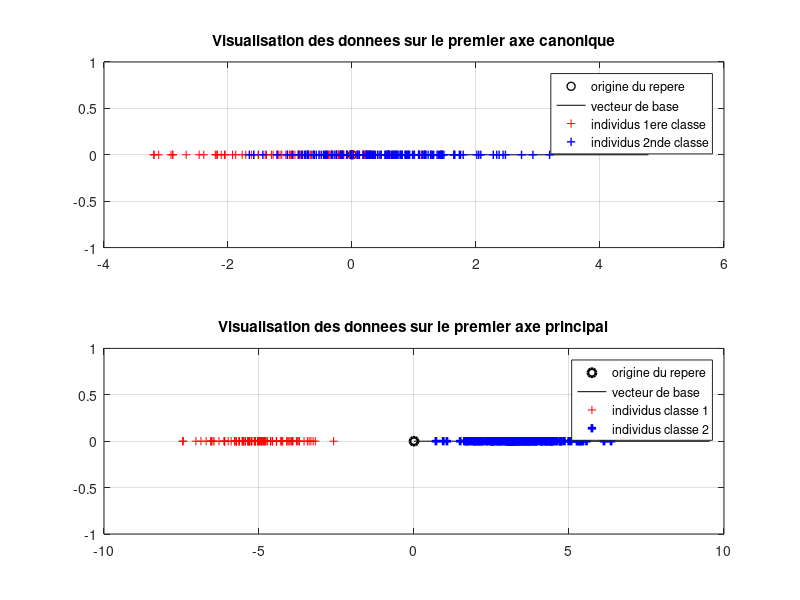
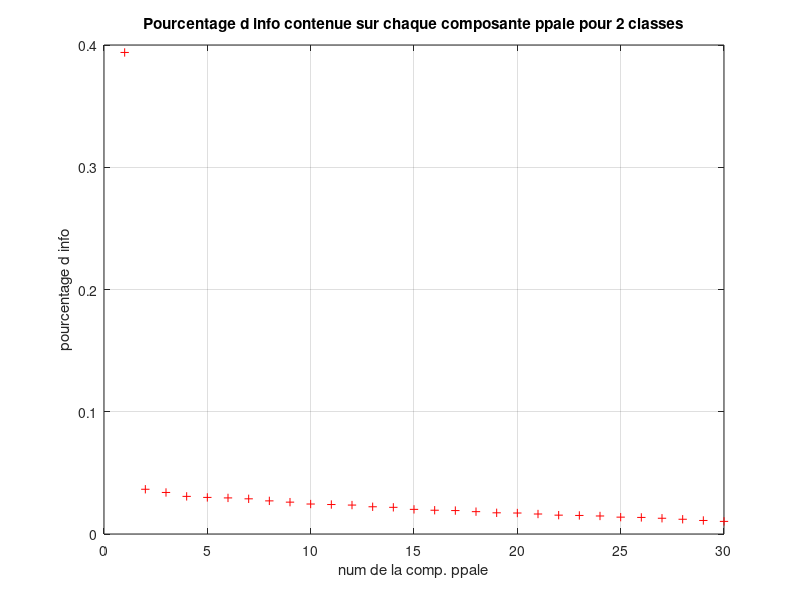
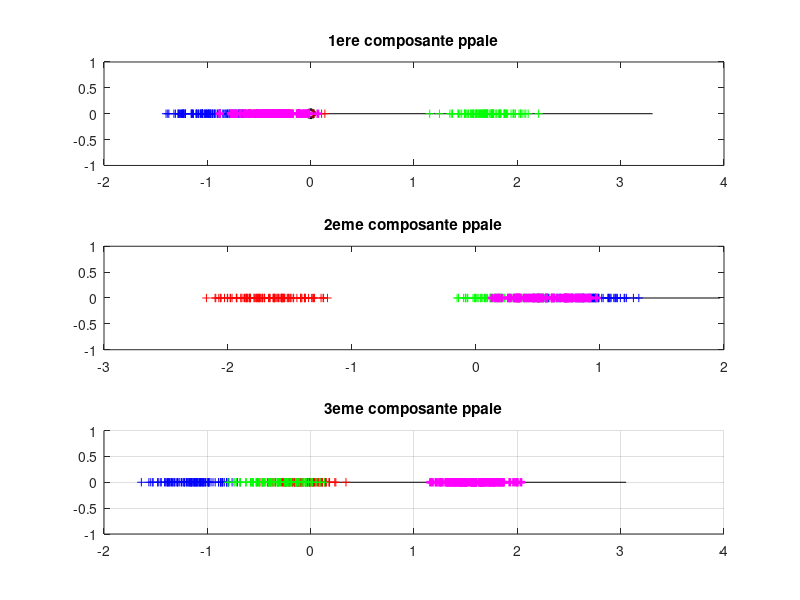
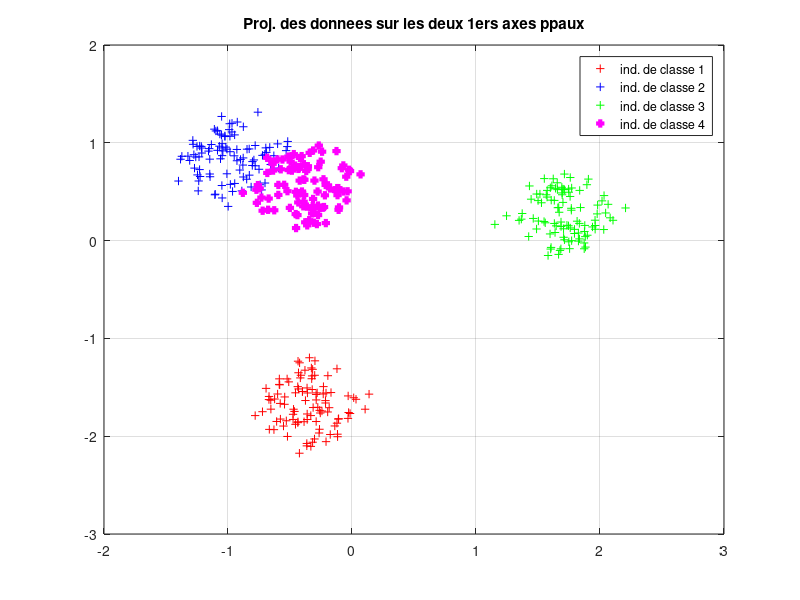

Source code (MATLAB) for these figures, in order:
clear variables;close all;clc;

%% Utilisation de l'ACP pour detecter deux classes

% Creation d'un echantillon contenant deux classes que nous allons
% retrouver via l'ACP
nb_indiv1 = 100;nb_indiv2 = 150;nb_indiv = nb_indiv1+nb_indiv2; 
nb_param = 30;
% Creation de la premiere classe autour de l'element moyen -.5*(1 .... 1)
X1 = randn(nb_indiv1,nb_param);X1 = X1 - 0.5*ones(nb_indiv1,1)*ones(1,nb_param);  
% Creation de la premiere classe autour de l'element moyen + (1 .... 1)
X2 = randn(nb_indiv2,nb_param);X2 = X2 + 1*ones(nb_indiv2,1)*ones(1,nb_param); 
% Creation du tableau des donnees (concatenation des deux classes) 
X = [X1;X2]; 


%%%%%%%%%%%%%%%%%%%%%%%%%%%%%%%%%%%%%%%%%%%%%%%%%%%%%%%%%%%%%%%%%%%%%%%%%%%
% CALCULER LA MATRICE DE VARIANCE/COVARIANCE DU TABLEAU DES DONNEES X, ET
% LES AXES PRINCIPAUX. REORDONNER CES AXES PAR ORDRE DECROISSANT DU
% CONTRASTE QU'ILS FOURNISSENT.
% CALCULER LA MATRICE C DE L'ECHANTILLON DANS CE NOUVEAU REPERE.
%%%%%%%%%%%%%%%%%%%%%%%%%%%%%%%%%%%%%%%%%%%%%%%%%%%%%%%%%%%%%%%%%%%%%%%%%%%
n= nb_indiv;
X_Moyenne = mean(X);
X_Centree = X - X_Moyenne;
sigma = (1/n) * (transpose(X_Centree)*X_Centree);
[W,D] = eig(sigma);
pourcentages = (1/trace(D))*diag(D);

%Reordonner les axes principaux.
[pourcentages_tries, I]= sort(pourcentages,'descend');
W = W(:,I);
C = X_Centree*W;


%%%%%%%%%%%%%%%%%%%%%%%%%%%%%%%%%%%%%%%%%%%%%%%%%%%%%%%%%%%%%%%%%%%%%%%%%%%
% AFFICHER LA PROJECTION DES INDIVIDUS DE XC SUR LE PREMIER AXE DU REPERE 
% CANONIQUE. LES INDIVIDUS DES DEUX CLASSES DOIVENT ETRE REPRESENTES PAR 
% DEUX COULEURS DIFFERENTES.
% AFFICHER LA PROJECTION DE CES MEMES INDIVIDUS SUR LE PREMIER AXE 
% PRINCIPAL (AVEC A NOUVEAU UNE COULEUR PAR CLASSE).
% COMMENTER.
%%%%%%%%%%%%%%%%%%%%%%%%%%%%%%%%%%%%%%%%%%%%%%%%%%%%%%%%%%%%%%%%%%%%%%%%%%%
figure(1), 
subplot(2,1,1)
plot(0,0,'ko','linewidth',1);hold on;
plot([0 1.5*max(X_Centree(:,1))],[0 0],'k-');hold on;
plot(X_Centree(1:100,1),zeros(1,nb_indiv1),'r+',X_Centree(101:250,1),...
         zeros(1,nb_indiv2),'b+','linewidth',1);grid on
legend('origine du repere','vecteur de base','individus 1ere classe',...
        'individus 2nde classe');
% Affichage des donnees sur la premiere composante canonique :
% les individus de la premiere classe sont en rouge (p. ex), ceux de la 
% seconde classe sont en bleu
title('Visualisation des donnees sur le premier axe canonique')

% Affichage des donnees sur la premiere composante principale : (meme
% code couleur)
subplot(2,1,2)

plot(0,0,'ko','linewidth',2);hold on;
plot([0 1.5*max(C(:,1))],[0 0],'k-');hold on;
plot(C(1:100,1),zeros(1,nb_indiv1),'r+',C(101:250,1),...
    zeros(1,nb_indiv2),'b+','linewidth',2);grid on
legend('origine du repere','vecteur de base','individus classe 1','individus classe 2');
title('Visualisation des donnees sur le premier axe principal');


%%%%%%%%%%%%%%%%%%%%%%%%%%%%%%%%%%%%%%%%%%%%%%%%%%%%%%%%%%%%%%%%%%%%%%%%%%%
% AFFICHER UNE FIGURE MONTRANT LE POURCENTAGE D'INFORMATION APPORTEE PAR
% CHAQUE COMPOSANTE PRINCIPALE. 
% EN ABSCISSE DOIT SE TROUVER LE NUMERO DE LA COMPOSANTE OBSERVEE, EN 
% ORDONNEE ON MONTRERA LE POURCENTAGE D'INFO QUE CONTIENT CETTE COMPOSANTE.
% NB : ETANT DONNEE QU'ON A REORDONNE LES AXES PRINCIPAUX DANS L'ORDRE
% DECROISSANT DE L'INFORMATION APPORTEE, LA COURBE DOIT ETRE DECROISSANTE
%%%%%%%%%%%%%%%%%%%%%%%%%%%%%%%%%%%%%%%%%%%%%%%%%%%%%%%%%%%%%%%%%%%%%%%%%%%
figure(2), 
plot(1:nb_param,pourcentages_tries,'r+'); grid on;
title('Pourcentage d info contenue sur chaque composante ppale pour 2 classes')
xlabel('num de la comp. ppale')
ylabel('pourcentage d info')

%% Utilisation de l'ACP pour detecter plusieurs classes

% Dans le fichier 'jeu_de_donnees.mat' se trouvent 4 tableaux des donnees 
% d'individus vivant dans le meme espace. Chacun de ces tableaux 
% represente une classe. On concatene ces tableaux en un unique tableau X, 
% et on va chercher combien de composantes principales il faut prendre en 
% compte afin de detecter toutes les classes
load('quatre_classes.mat')
n1 = size(X1,1);
n2 = size(X2,1);
n3 = size(X3,1);
n4 = size(X4,1);
n = n1+n2+n3+n4;
X = [X1;X2;X3;X4];
nb_param = size(X,2);


%%%%%%%%%%%%%%%%%%%%%%%%%%%%%%%%%%%%%%%%%%%%%%%%%%%%%%%%%%%%%%%%%%%%%%%%%%%
% CALCULER LA MATRICE DE VARIANCE/COVARIANCE DU TABLEAU DES DONNEES X ET
% LES AXES PRINCIPAUX. REORDONNER CES AXES PAR ORDRE DECROISSANT DU
% CONTRASTE QU'ILS FOURNISSENT.
% CALCULER LA MATRICE C DE L'ECHANTILLON DANS CE NOUVEAU REPERE.
%%%%%%%%%%%%%%%%%%%%%%%%%%%%%%%%%%%%%%%%%%%%%%%%%%%%%%%%%%%%%%%%%%%%%%%%%%%
X_Moyenne= mean(X);
X_Centree = X - X_Moyenne;
sigma = (1/n) * (transpose(X_Centree)*X_Centree);
[W,D] = eig(sigma);
pourcentages = (1/trace(D))*diag(D);
[pourcentages_tries, I]= sort(pourcentages,'descend');
%Reordonner les axes principaux.
W = W(:,I);
C = X_Centree*W;


%%%%%%%%%%%%%%%%%%%%%%%%%%%%%%%%%%%%%%%%%%%%%%%%%%%%%%%%%%%%%%%%%%%%%%%%%%%
% AFFICHER LA PROJECTION DE XC SUR :
% - LE PREMIER AXE PRINCIPAL
% - LE DEUXIEME AXE PRINCIPAL
% - LE TROISIEME AXE PRINCIPAL
% EN UTILISANT UNE COULEUR PAR CLASSE.
%
% QUESTION 5 RAPPORT :
% COMBIEN DE CLASSES EST-ON CAPABLE DE DETECTER AVEC LA PREMIERE 
% COMPOSANTE, LA DEUXIEME, LA TROISIEME, PUIS LES TROIS ENSEMBLES ?
% NB : VOTRE FIGURE DOIT CORRESPONDRE A LA FIGURE 2(b) DE L'ENONCE.
%
%%%%%%%%%%%%%%%%%%%%%%%%%%%%%%%%%%%%%%%%%%%%%%%%%%%%%%%%%%%%%%%%%%%%%%%%%%%
figure(3)

subplot(3,1,1)
plot(0,0,'ko','linewidth',2);hold on;
plot([0 1.5*max(C(:,1))],[0 0],'k-');hold on;
plot(C(1:n1,1),zeros(1,n1),'r+',C(n1+1:n1+n2,1),zeros(1,n2),'b+',...
   C(n1+n2+1:n3+n2+n1,1),zeros(1,n3),'g+',C(n1+n2+n3+1:n1+n2+n3+n4,1),...
   zeros(1,n4),'m+','linewidth',2)

title('1ere composante ppale')

subplot(3,1,2)
plot([0 1.5*max(C(:,2))],[0 0],'k-');hold on,
plot(C(1:n1,2),zeros(1,n1),'r+',C(n1+1:n1+n2,2),zeros(1,n2),'b+',...
    C(n1+n2+1:n3+n2+n1,2),zeros(1,n3),'g+',C(n1+n2+n3+1:n1+n2+n3+n4,2),...
    zeros(1,n4),'m+','linewidth',2)

title('2eme composante ppale')

subplot(3,1,3)
hold on,plot([0 1.5*max(C(:,3))],[0 0],'k-');
hold on, plot(C(1:n1,3),zeros(1,n1),'r+',C(n1+1:n1+n2,3),zeros(1,n2),'b+',...
    C(n1+n2+1:n3+n2+n1,3),zeros(1,n3),'g+',C(n1+n2+n3+1:n1+n2+n3+n4,3),...
    zeros(1,n4),'m+','linewidth',2);grid on

title('3eme composante ppale')


%%%%%%%%%%%%%%%%%%%%%%%%%%%%%%%%%%%%%%%%%%%%%%%%%%%%%%%%%%%%%%%%%%%%%%%%%%%
% AFFICHER LES DEUX PREMIERES COMPOSANTES PRINCIPALES DE X DANS LE PLAN, 
% PUIS AFFICHER LES TROIS PREMIERES COMPOSANTES PRINCIPALES DE X DANS 
% L'ESPACE. UTILISER UNE COULEUR PAR CLASSE. 
%
% QUESTION 5 RAPPORT :
% COMBIEN DE CLASSES PEUT-ON DETECTER DANS LE PLAN ? DANS L'ESPACE ?
% NB : VOS FIGURES DOIVENT CORRESPONDRE AUX FIGURES 2(c) ET (d) DE L'ENONCE
%
%%%%%%%%%%%%%%%%%%%%%%%%%%%%%%%%%%%%%%%%%%%%%%%%%%%%%%%%%%%%%%%%%%%%%%%%%%%
figure(4)
plot(C(1:n1,1),C(1:n1,2),'r+',C(n1+1:n1+n2,1),C(n1+1:n1+n2,2),'b+',....
  C(n1+n2+1:n3+n2+n1,1),C(n1+n2+1:n3+n2+n1,2),'g+',C(n1+n2+n3+1:n1+n2+n3+n4,1),...
  C(n1+n2+n3+1:n1+n2+n3+n4,2),'m+','linewidth',3);grid on
title('Proj. des donnees sur les deux 1ers axes ppaux')
legend('ind. de classe 1', 'ind. de classe 2', 'ind. de classe 3', 'ind. de classe 4 ');

figure(5)
plot3(C(1:n1,1),C(1:n1,2),C(1:n1,3),'r+',C(n1+1:n1+n2,1),C(n1+1:n1+n2,2),...
    C(n1+1:n1+n2,3),'b+',C(n1+n2+1:n3+n2+n1,1),C(n1+n2+1:n3+n2+n1,2),...
    C(n1+n2+1:n3+n2+n1,3),'g+',C(n1+n2+n3+1:n1+n2+n3+n4,1),C(n1+n2+n3+1:n1+n2+n3+n4,...
    2),C(n1+n2+n3+1:n1+n2+n3+n4,3),'m+','linewidth',3);
grid on
title('Proj. des donnees sur 3 1ers axes ppaux')


%%%%%%%%%%%%%%%%%%%%%%%%%%%%%%%%%%%%%%%%%%%%%%%%%%%%%%%%%%%%%%%%%%%%%%%%%%%
% AFFICHER UNE FIGURE MONTRANT LE POURCENTAGE D'INFORMATION APPORTEE PAR
% CHAQUE COMPOSANTE PRINCIPALE. 
% EN ABSCISSE DOIT SE TROUVER LE NUMERO DE LA COMPOSANTE OBSERVEE, EN 
% ORDONNEE ON MONTRERA LE POURCENTAGE D'INFO QUE CONTIENT CETTE COMPOSANTE.
% NB : ETANT DONNEE QU'ON A REORDONNE LES AXES PRINCIPAUX DANS L'ORDRE
% DECROISSANT DE L'INFORMATION APPORTEE, LA COURBE DOIT ETRE DECROISSANTE
%%%%%%%%%%%%%%%%%%%%%%%%%%%%%%%%%%%%%%%%%%%%%%%%%%%%%%%%%%%%%%%%%%%%%%%%%%%
figure(6)
plot(1:length(pourcentages_tries),pourcentages_tries,'r+','linewidth',2)
title('Pourcentage d info contenue sur chaque composante ppale pour 4 classes')
xlabel('num de la comp. ppale');
ylabel('pourcentage d info');


%%%%%%%%%%%%%%%%%%%%%%%%%%%%%%%%%%%%%%%%%%%%%%%%%%%%%%%%%%%%%%%%%%%%%%%%%%%
% COMPARER CETTE FIGURE AVEC LA MEME FIGURE OBTENUE POUR LA CLASSIFICATION
% EN DEUX GROUPES.
%
% QUESTION 5 RAPPORT :
% COMMENTER.
%%%%%%%%%%%%%%%%%%%%%%%%%%%%%%%%%%%%%%%%%%%%%%%%%%%%%%%%%%%%%%%%%%%%%%%%%%%

